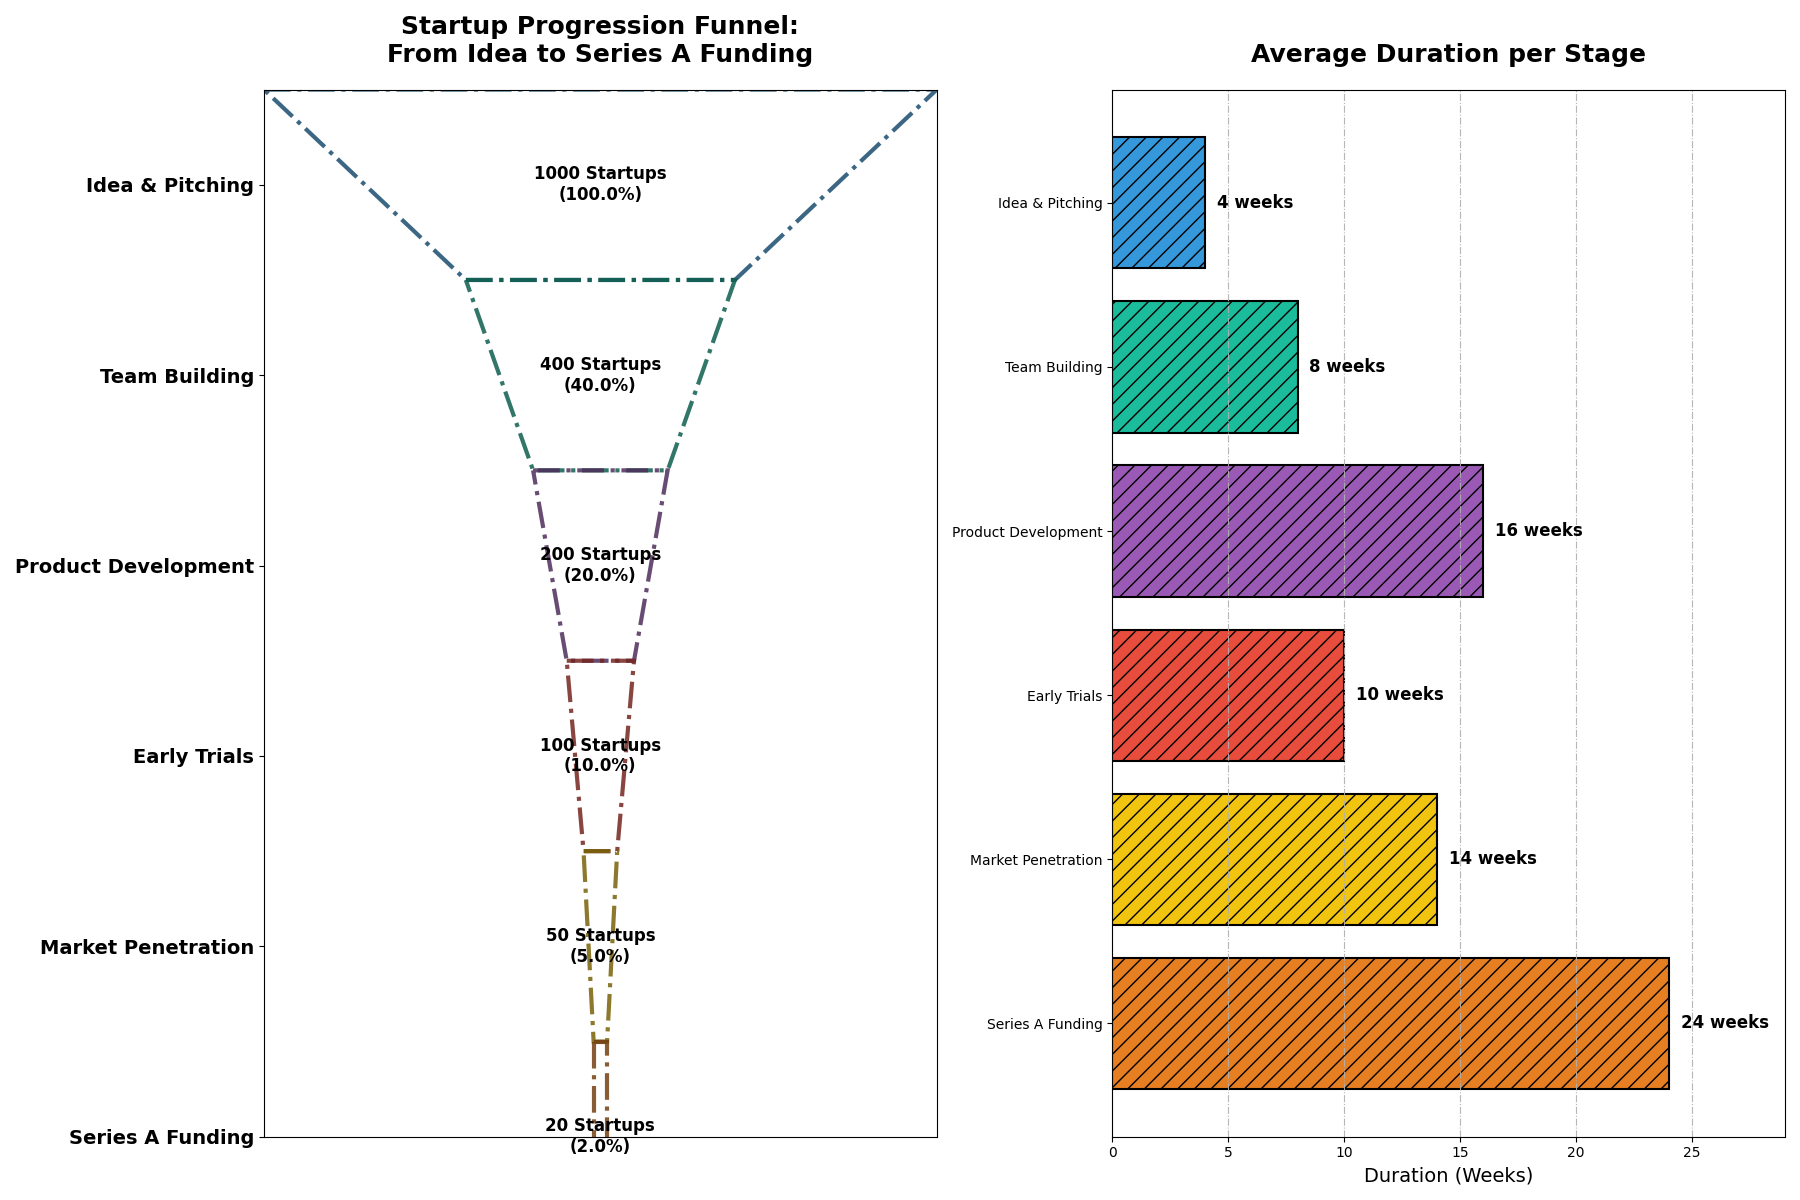

The Python source for this figure:
import matplotlib
import matplotlib.pyplot as plt
import matplotlib.patches as patches
import numpy as np

stages = ["Idea & Pitching", "Team Building", "Product Development", "Early Trials", "Market Penetration", "Series A Funding"]
startup_counts = [1000, 400, 200, 100, 50, 20]

widths = [count / max(startup_counts) for count in startup_counts]
colors = ['#3498db', '#1abc9c', '#9b59b6', '#e74c3c', '#f1c40f', '#e67e22']

polygon_points = []
for i, width in enumerate(widths):
    bottom_width = width if i == len(widths) - 1 else widths[i + 1]
    top_left = ((1 - width) / 2, i)
    top_right = ((1 + width) / 2, i)
    bottom_left = ((1 - bottom_width) / 2, i + 1)
    bottom_right = ((1 + bottom_width) / 2, i + 1)
    polygon_points.append([top_left, top_right, bottom_right, bottom_left])

average_durations = [4, 8, 16, 10, 14, 24]

fig, (ax1, ax2) = plt.subplots(1, 2, figsize=(18, 12))
plt.subplots_adjust(wspace=0.4)

# Changed grid line style, marker, and omitted the legend
for i, (points, color) in enumerate(zip(polygon_points, colors)):
    edge_color = tuple(map(lambda x: x * 0.5, matplotlib.colors.to_rgba(color)[:3])) + (1,)
    funnel_polygon = patches.Polygon(points, closed=True, facecolor='none', edgecolor=edge_color, linewidth=3, linestyle='-.', alpha=0.85)
    ax1.add_patch(funnel_polygon)
    
    percentage = (startup_counts[i] / max(startup_counts)) * 100
    ax1.text(0.5, i + 0.5, f'{startup_counts[i]} Startups\n({percentage:.1f}%)', 
             va='center', ha='center', fontsize=12, color='black', fontweight='bold')

ax1.set_yticks([i + 0.5 for i in range(len(stages))])
ax1.set_yticklabels(stages, fontsize=14, fontweight='bold')
ax1.invert_yaxis()
ax1.set_xticks([])
ax1.set_xlim(0, 1)
ax1.set_title("Startup Progression Funnel:\nFrom Idea to Series A Funding", fontsize=18, fontweight='bold', pad=20)

ax2.barh(stages, average_durations, color=colors, edgecolor='black', hatch='//', linestyle='-', linewidth=1.5)
ax2.set_xlabel('Duration (Weeks)', fontsize=14)
ax2.set_title("Average Duration per Stage", fontsize=18, fontweight='bold', pad=20)
ax2.set_xlim(0, max(average_durations) + 5)
ax2.invert_yaxis()
ax2.grid(axis='x', linestyle='-.', alpha=0.9)  # Changed grid style

for i, v in enumerate(average_durations):
    ax2.text(v + 0.5, i, f'{v} weeks', va='center', fontsize=12, color='black', fontweight='bold')

plt.tight_layout()
plt.show()
